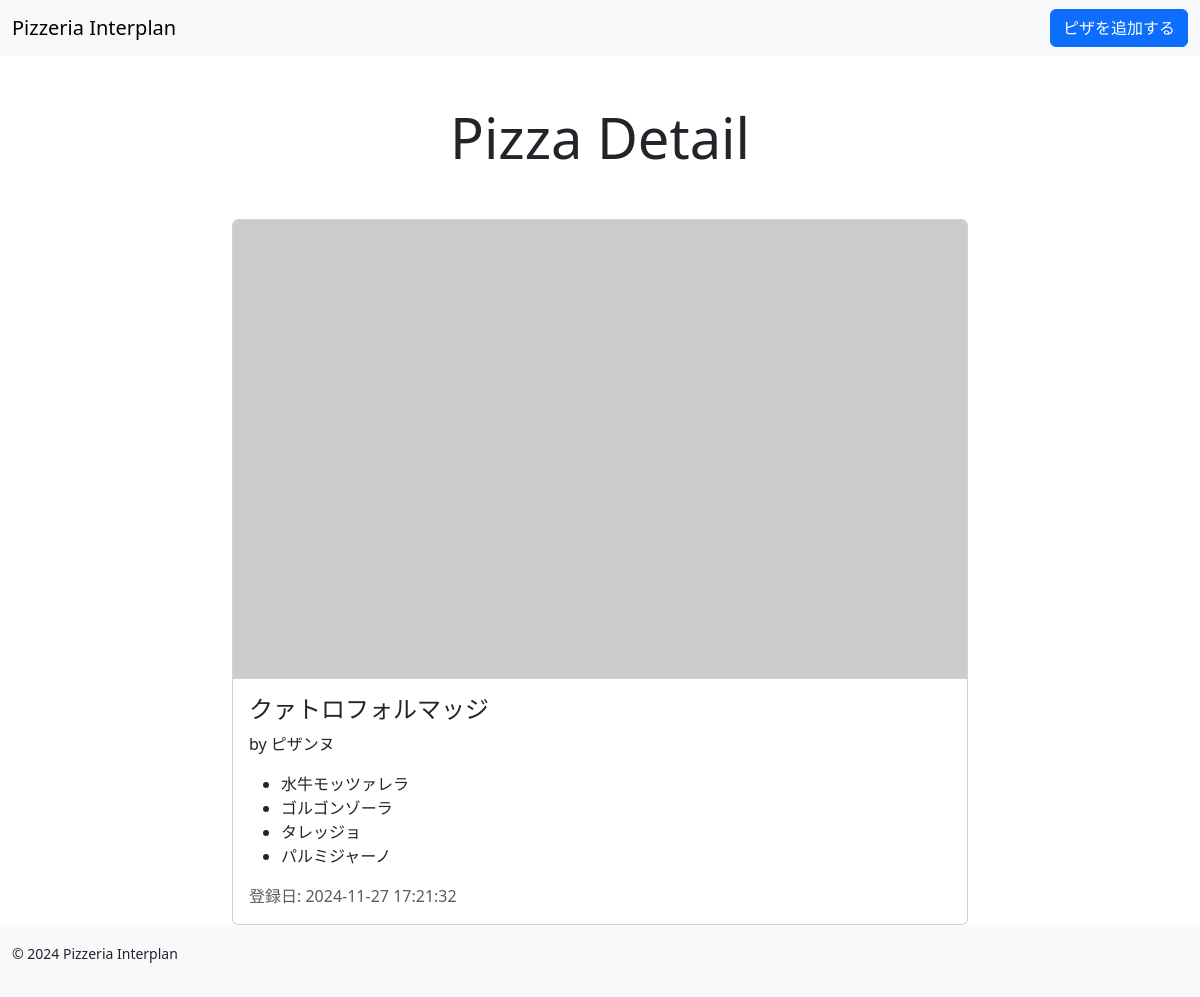
Screenshot of /detail.php?id=2 with the database file from the repository.
### tables this page shows
CREATE TABLE `pizzas` (
  `id` int(11) NOT NULL,
  `pizza_name` varchar(255) NOT NULL,
  `chef_name` varchar(255) NOT NULL,
  `toppings` varchar(255) NOT NULL,
  `created_at` timestamp NOT NULL DEFAULT CURRENT_TIMESTAMP
);

### detail.php (the view, shortened to what this page needs)
<?php
require 'dbconnect.php';
if (isset($_GET['id'])) {
  $stmt = $db->prepare('SELECT * FROM pizzas WHERE id = ?');
  $stmt->bindValue(1, $_GET['id']);
  $result = $stmt->execute();
  if ($result) {
    $pizza = $stmt->fetch();
  }
} else {
  header('location: index.php');
  exit;
}
?>
<?php include 'header.php'; ?>
<div class="container">
  <h1 class="text-center display-4 my-5">
    Pizza Detail
  </h1>
  <div class="row justify-content-center">
    <div class="col-md-8">
      <div class="card">
        <img src="https://dummyimage.com/800x500/9f2/fff&text=PIZZA" alt="" class="card-img-top">
        <div class="card-body">
          <h2 class="h4"><?= htmlspecialchars($pizza['pizza_name']); ?></h2>
          <p class="card-text">by <?= htmlspecialchars($pizza['chef_name']); ?></p>
          <?php
          if ($pizza['toppings']) :
            $toppings = explode(',', $pizza['toppings']);
          ?>
            <ul>
              <?php foreach ($toppings as $topping): ?>
                <li><?= htmlspecialchars($topping); ?></li>
              <?php endforeach; ?>
            </ul>
          <?php endif; ?>
          <p class="card-text text-muted">登録日: <?= htmlspecialchars($pizza['created_at']); ?></p>
        </div>
      </div>
    </div>
  </div>
</div>
<?php include 'footer.php'; ?>

### rows the page displays
pizzas: pizza_name "クァトロフォルマッジ", chef_name "ピザンヌ", toppings "水牛モッツァレラ", toppings "ゴルゴンゾーラ", toppings "タレッジョ", toppings "パルミジャーノ", created_at "2024-11-27 17:21:32"
